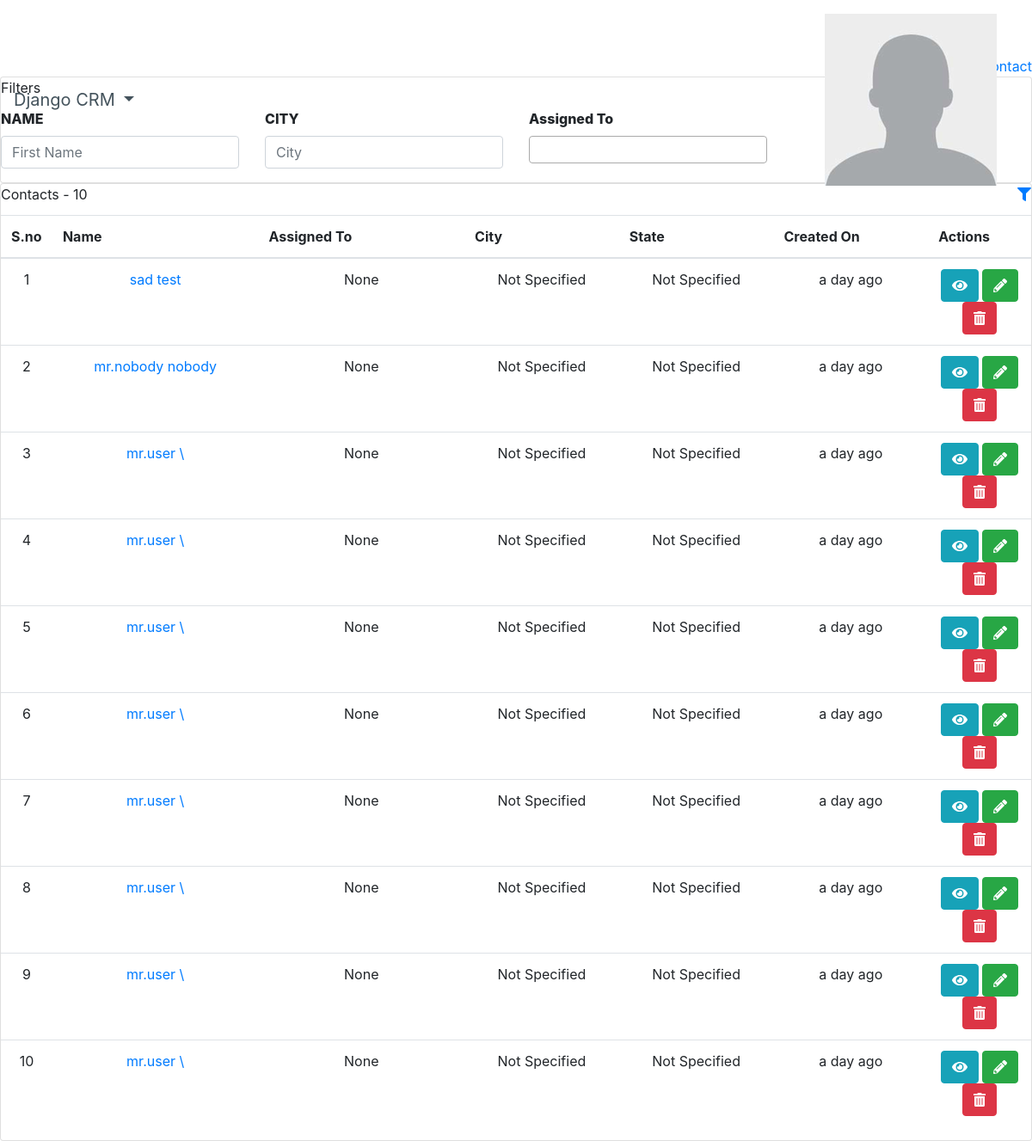
Page /contacts/ (signed in) on the committed database.
### contacts/models.py (models this page shows, shortened)
class Contact(models.Model):
    first_name = models.CharField(_("First name"), max_length=255)
    last_name = models.CharField(_("Last name"), max_length=255)
    email = models.EmailField(unique=True)
    phone = PhoneNumberField(null=True, unique=True)
    address = models.ForeignKey(
        Address, related_name='adress_contacts',
        on_delete=models.CASCADE, blank=True, null=True)
    description = models.TextField(blank=True, null=True)
    assigned_to = models.ManyToManyField(
        User, related_name='contact_assigned_users')
    created_by = models.ForeignKey(
        User, related_name='contact_created_by',
        on_delete=models.SET_NULL, null=True)
    created_on = models.DateTimeField(_("Created on"), auto_now_add=True)
    is_active = models.BooleanField(default=False)
    teams = models.ManyToManyField(Teams, related_name='contact_teams')
    @property
    def created_on_arrow(self):
        return arrow.get(self.created_on).humanize()
    class Meta:
        ordering = ['-created_on']
    @property
    def get_team_and_assigned_users(self):
        team_user_ids = list(self.teams.values_list('users__id', flat=True))
        assigned_user_ids = list(self.assigned_to.values_list('id', flat=True))
        user_ids = team_user_ids + assigned_user_ids
        return User.objects.filter(id__in=user_ids)

### contacts/views.py (the view, shortened to what this page needs)
# urls.py: path('', ContactsListView.as_view(), name='list'),
class ContactsListView(SalesAccessRequiredMixin, LoginRequiredMixin, TemplateView):
    model = Contact
    context_object_name = "contact_obj_list"
    template_name = "contacts.html"
    def get_queryset(self):
        queryset = self.model.objects.all()
        if (self.request.user.role != "ADMIN" and not
                self.request.user.is_superuser):
            queryset = queryset.filter(
                Q(assigned_to__in=[self.request.user]) |
                Q(created_by=self.request.user))
        request_post = self.request.POST
        return queryset.distinct()
    def get_context_data(self, **kwargs):
        context = super(ContactsListView, self).get_context_data(**kwargs)
        context["contact_obj_list"] = self.get_queryset()
        context["per_page"] = self.request.POST.get('per_page')
        context["users"] = User.objects.filter(
            is_active=True).order_by('email')
        context["assignedto_list"] = [
            int(i) for i in self.request.POST.getlist('assigned_to', []) if i]
        search = False
        if (
            self.request.POST.get('first_name') or
            self.request.POST.get('city') or
            self.request.POST.get('phone') or
            self.request.POST.get(
                'email') or self.request.POST.get('assigned_to')
        ):
            search = True
        context["search"] = search
        return context

### common/models.py (called while the page is built)
    def __str__(self):
        return self.email

### contacts/templates/contacts.html (shortened to what this page needs)
{% extends 'sales/base.html' %}
{% load staticfiles %}
{% load paginate %}
{% load thumbnail %}
{% block extralinks %}
<link href="https://cdnjs.cloudflare.com/ajax/libs/select2/4.0.6-rc.0/css/select2.min.css" rel="stylesheet" />
{% endblock %}
{% block content %}
<div class="main_container">
  <div class="row marl">
    <div class="col-lg-12 text-right">
      <span class="d-inline"><a class="primary_btn" href="{% url 'contacts:add_contact'%}">
          Add New Contact</a></span>
    </div>
  </div>
  <div class="filter_row list_filter_row row marl">
    <div class="col-md-12">
      <div class="card">
        <div class="card-body">
          <form id="contacts_filter" action="" method="POST">
            <div class="card-body">
              <div class="card-title">Filters</div>
              <div class="row marl">
                <div class="filter_col col-md-3">
                  <div class="form-group">
                    <label for="exampleInputEmail1">NAME</label>
                    <input type="text" class="form-control" placeholder="First Name" name="first_name"
                      value="{{request.POST.first_name}}">
                  </div>
                </div>
                <div class="filter_col col-md-3">
                  <div class="form-group">
                    <label for="exampleInputEmail1">CITY</label>
                    <input type="text" class="form-control" placeholder="City" name="city"
                      value="{{request.POST.city}}">
                  </div>
                </div>
                <div class="filter_col col-md-3">
                  <div class="form-group">
                    <label for="exampleInputEmail1">Assigned To</label>
                  </div>
                </div>
                <div class="filter_col text-center col-3">
                  <div class="form-group buttons_row">
                    <button class="btn btn-primary save" type="submit">Search</button>
                    <a href="{% url 'contacts:list' %}" class="btn btn-default clear">Clear</a>
                  </div>
                </div>
              </div>
            </div>
          </form>
        </div>
      </div>
    </div>
  </div>
  <div class="table_container_row row marl ">
    <div class="col-md-12">
      <div class="card">
        <div class="card-body">
          <div class="card-title text-right">
            <span class="float-left">Contacts - {% if show_pageitems %} {% show_pageitems %}{% else %}
              {{contact_obj_list|length}}{% endif %}</span>
            <span class="filter_toggle">
              <a href="#" class="primary_btn"><i class="fas fa-filter"></i></a>
            </span>
          </div>
          <div class="table-responsive">
            <table class="table">
              <thead>
                {% if contact_obj_list|length > 0 %}
                <tr>
                  <th width="5%">S.no</th>
                  <th width="20%">Name</th>
                  <th width="20%">Assigned To</th>
                  <th width="15%">City</th>
                  <th width="15%">State</th>
                  <th width="15%">Created On</th>
                  <th width="15%">Actions</th>
                </tr>
                {% endif %}
              </thead>
              <tbody>
                {% for contact in contact_obj_list %}
                <tr style="text-align:center;">
                  <td scope="row">{{ forloop.counter }}</td>
                  <td><a href="#" data-toggle="modal"
                      data-target="#exampleModalCenter_contact{{contact.id}}">{{contact.first_name}}
                      {{contact.last_name}}</a></td>
                  <td>
                    {% with contact_users=contact.get_team_and_assigned_users %}
                    {% for user in contact_users %}
                    {% if user.profile_pic %}
                    {% thumbnail user.profile_pic "40x40" crop="center" as im %}
                    <a href="{% url 'common:view_user' user.id %}">
                      <img src="{{ im.url }}" width="{{ im.width }}" height="{{ im.height }}" title="{{ user.email }}">
                    </a>
                    {% endthumbnail %}
                    {% else %}
                    <a href="{% url 'common:view_user' user.id %}">
                      <img src="{% static 'images/user.png' %}" title="{{ user.email }}" width="40" height="40">
                    </a>
                    {% endif %}
                    {% empty %}
                    None
                    {% endfor %}
                    {% endwith %}
                  </td>
                  <td>
                    {% if contact.address.city %}
                    {{contact.address.city}}
                    {% else %}
                    Not Specified
                    {% endif %}
                  </td>
                  <td>
                    {% if contact.address.state %}
                    {{contact.address.state}}
                    {% else %}
                    Not Specified
                    {% endif %}
                  </td>
                  <td title="{{contact.created_on}}">{{contact.created_on_arrow}}</td>
                  <td class="actions">
                    <a href="{% url 'contacts:view_contact' contact.id %}" class="btn btn-info view" title="View" ><i
                        class="fas fa-eye"></i></a>
                    <a href="{% url 'contacts:edit_contact' contact.id%}" class="btn btn-success edit" title="Edit"><i
                        class="fas fa-pencil-alt"></i></a>
                    {% if request.user == contact.created_by or request.user.role == "ADMIN" or request.user.is_superuser %}
                    <a href="{% url 'contacts:remove_contact' contact.id %}"
                      class="btn btn-danger delete remove_account" title="Delete" ><i class="fas fa-trash-alt"></i></a>
                    {% endif %}
                  </td>
                </tr>
                {% endfor%}
              </tbody>
            </table>
          </div>
        </div>
      </div>
    </div>
    <br clear="all">
  </div>
</div>
{%endblock%}

### templates/sales/base.html (shortened to what this page needs)
{% extends 'root.html' %}
{% block main_menu %}
<ul class="navbar-nav mr-auto">
  {% if request.user.is_superuser or request.user.role == 'ADMIN' or request.user.has_sales_access %}
  <li class="nav-item"><a class="nav-link" id="dashboard" href="{% url 'common:home' %}">Dashboard</a></li>
  <li class="nav-item"><a class="nav-link" id="contacts" href="{% url 'contacts:list' %}">Contacts</a></li>
  <li class="nav-item"><a class="nav-link" id="leads" href="{% url 'leads:list' %}">Leads</a></li>
  <li class="nav-item"><a class="nav-link" id="tasks" href="{% url 'tasks:tasks_list' %}">Tasks</a></li>
  {% endif %}
  {% if request.user.role == 'ADMIN' or request.user.is_superuser %}
  <li class="nav-item"><a class="nav-link" id="teams" href="{% url 'teams:teams_list' %}">Teams</a></li>
  {% endif %}
</ul>
{% endblock %}

### templates/root.html (shortened to what this page needs)
{% load staticfiles %}
{% load compress %}
{% load thumbnail %}
<!DOCTYPE html>
<html lang="en">
<head>
  <link rel="stylesheet" href="https://stackpath.bootstrapcdn.com/bootstrap/4.3.1/css/bootstrap.min.css">
  {% block date_picker %}
  <link rel="stylesheet"
  href="https://cdnjs.cloudflare.com/ajax/libs/bootstrap-datetimepicker/4.17.47/css/bootstrap-datetimepicker.min.css" />
  {% endblock date_picker %}
  {% block quill_editor_links %}
  <link href="https://cdn.quilljs.com/1.3.6/quill.snow.css" rel="stylesheet">
  <link href="https://cdn.quilljs.com/1.3.6/quill.bubble.css" rel="stylesheet">
  <link href="https://cdn.quilljs.com/1.3.6/quill.core.css" rel="stylesheet">
  {% endblock quill_editor_links %}
  {% compress css %}
  <link href="{% static 'css/main.scss' %}" type="text/x-scss" rel="stylesheet">
  <link href="{% static 'css/mention.scss' %}" type="text/x-scss" rel="stylesheet">
  {% endcompress %}
  {% block extralinks %} {% endblock %}
</head>
<body class="main_body_bg_color">
  <div class="wrapper">
    {% block header %}
    <header>
      <nav class="navbar navbar-expand-lg navbar-dark fixed-top">
        <div class="dropdown">
            {% if request.user.is_superuser or request.user.role == 'ADMIN' %}
            <a class="dropdown-toggle navbar-brand" href="#" role="button" id="dropdownMenuLink" data-toggle="dropdown"
            aria-haspopup="true" aria-expanded="false" style="color:#44535c">
            Django CRM
            </a>
            {% endif %}
        </div>
        {% if request.user.is_authenticated %}
        <div class="collapse navbar-collapse" id="navbarSupportedContent">
          {% block main_menu %}{% endblock %}
          <ul class="navbar-nav navbar-right my-2 my-lg-0">
            <li class="nav-item dropdown">
              <a href="#" class="dropdown-toggle abcd nav-link" data-toggle="dropdown" role="button"
                aria-haspopup="true" aria-expanded="false">
                {% if not request.user.profile_pic %}
                <img src="{% static 'images/user.png' %}" alt="Micro profile pic">
                {% else %}
                {% thumbnail request.user.profile_pic "25x25" as im %}
                <img src="{{ im.url }}">
                {% endthumbnail %}
                {% endif %}
              </a>
            </li>
          </ul>
        </div>
        {% endif %}
      </nav>
    </header>
    {% endblock %}
    <div id="mainbody" class="main_container" style="margin-top:65px;">
      {% block content %}
      {% endblock %}
    </div>
  </div>
</body>
</html>

### templates/root.html (style rules this page uses)
.card-body { padding:0; margin:0 }

### contacts/templates/contacts.html (style rules this page uses)
.form-group label { font-weight: 800; }

### rows in the picture
Contact: first_name "sad", last_name "test", shows "Not Specified", created_on_arrow "a day ago"
Contact: first_name "mr.nobody", last_name "nobody", shows "Not Specified", created_on_arrow "a day ago"
Contact: first_name "mr.user", last_name "\\", shows "Not Specified", created_on_arrow "a day ago"
Contact: first_name "mr.user", last_name "\\", shows "Not Specified", created_on_arrow "a day ago"
Contact: first_name "mr.user", last_name "\\", shows "Not Specified", created_on_arrow "a day ago"
Contact: first_name "mr.user", last_name "\\", shows "Not Specified", created_on_arrow "a day ago"
Contact: first_name "mr.user", last_name "\\", shows "Not Specified", created_on_arrow "a day ago"
Contact: first_name "mr.user", last_name "\\", shows "Not Specified", created_on_arrow "a day ago"
Contact: first_name "mr.user", last_name "\\", shows "Not Specified", created_on_arrow "a day ago"
Contact: first_name "mr.user", last_name "\\", shows "Not Specified", created_on_arrow "a day ago"

### other values in the picture
{{ contact_obj_list|length }} "10"
